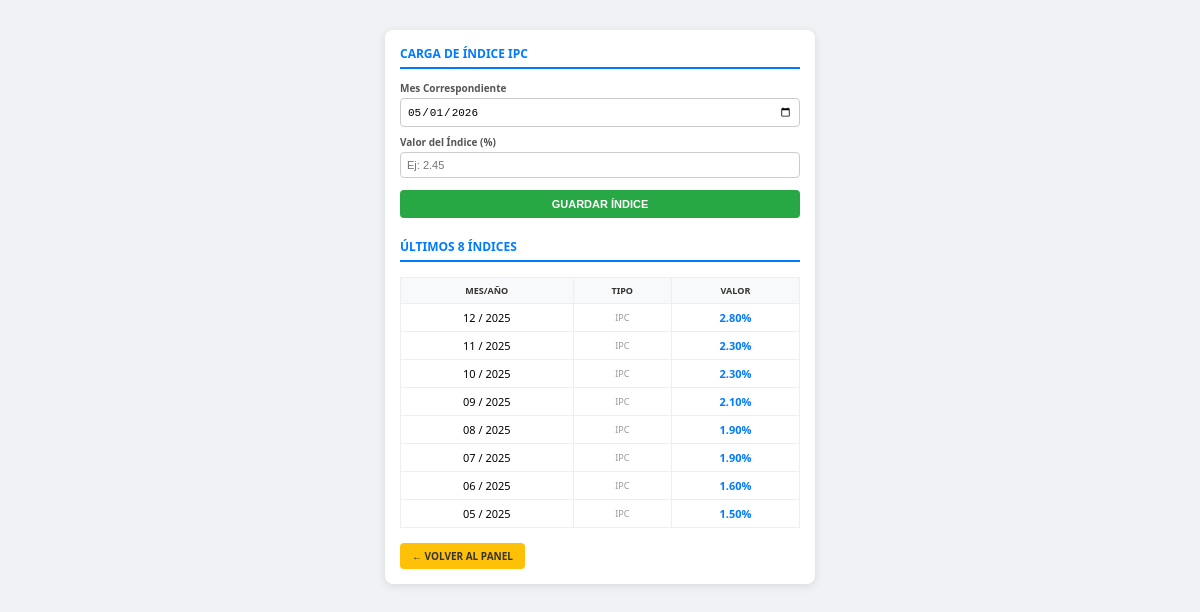
The page /abm_indices.php (signed in) on the database as committed earlier.
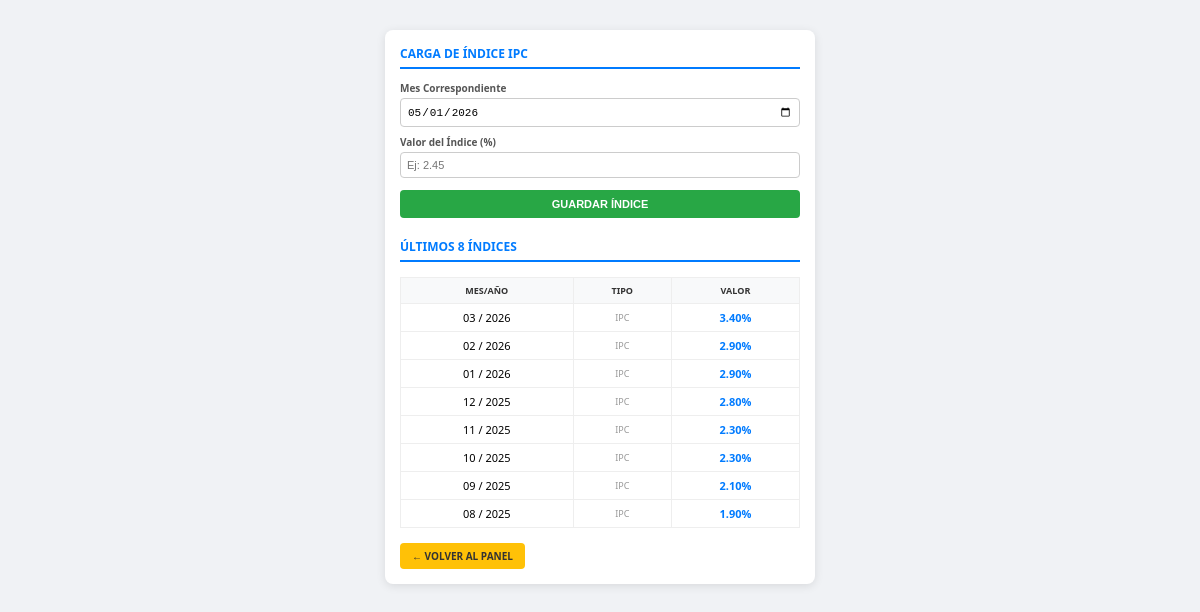
The same page on the database as committed later.
### tables this page shows
CREATE TABLE `indices` (
  `id` int(11) NOT NULL AUTO_INCREMENT,
  `fecha` date NOT NULL,
  `valor` decimal(10,4) NOT NULL,
  `tipo` varchar(20) NOT NULL,
  `fecha_registro` timestamp NOT NULL DEFAULT current_timestamp(),
  `acceso_creador_id` int(11) NOT NULL DEFAULT 0 COMMENT '0=principal',
  PRIMARY KEY (`id`),
  UNIQUE KEY `fecha` (`fecha`,`tipo`)
);

### helpers_tenant_inmobiliaria.php (called while the page is built, shortened)
<?php
if (!function_exists('tenant_inmob_usuario_es_cuenta_ambito_sofia')) {
    function tenant_inmob_usuario_es_cuenta_ambito_sofia(string $usuario_acceso): bool
    {
        $u = trim($usuario_acceso);
        return strcasecmp($u, 'sofia') === 0 || strcasecmp($u, 'sofiacel') === 0;
    }
}
if (!function_exists('tenant_inmob_es_sofia')) {
    function tenant_inmob_es_sofia(): bool
    {
        if (isset($_SESSION['tenant_es_sofia'])) {
            return (int) $_SESSION['tenant_es_sofia'] === 1;
        }
        $u = trim((string) ($_SESSION['acceso_usuario'] ?? ''));
        return tenant_inmob_usuario_es_cuenta_ambito_sofia($u);
    }
    function tenant_inmob_id_acceso_sofia_bd($conexion): int
    {
        static $id = null;
        $r = mysqli_query($conexion, "SELECT id FROM accesos WHERE LOWER(TRIM(usuario)) = 'sofia' LIMIT 1");
        if ($r && $row = mysqli_fetch_assoc($r)) {
            $id = (int) $row['id'];
        } else {
            $id = 0;
        }
        return $id;
    }
    function tenant_inmob_id_acceso_sofia_efectivo($conexion): int
    {
        $sid = tenant_inmob_id_acceso_sofia_bd($conexion);
        return $sid > 0 ? $sid : 0;
    }
    function tenant_inmob_indices_acceso_creador_valor($conexion): int
    {
        if (!tenant_inmob_es_sofia()) {
            return 0;
        }
        return tenant_inmob_id_acceso_sofia_efectivo($conexion);
    }
}

### abm_indices.php (the view, shortened to what this page needs)
<?php
include 'verificar_sesion.php';
require_once __DIR__ . '/helpers_tenant_inmobiliaria.php';
$idx_acceso = tenant_inmob_indices_acceso_creador_valor($conexion);
$res = mysqli_query($conexion, "SELECT * FROM indices WHERE acceso_creador_id = $idx_acceso ORDER BY fecha DESC LIMIT 8");
?>
<!DOCTYPE html>
<html lang="es">
<head>
</head>
<body>
<div class="caja">
    <h3>Carga de Índice IPC</h3>
    <form method="POST" class="form-nav-enter" autocomplete="off">
        <label>Mes Correspondiente</label>
        <input type="date" name="fecha" required value="<?= date('Y-m-01') ?>">
        <label>Valor del Índice (%)</label>
        <input type="number" step="0.0001" name="valor" placeholder="Ej: 2.45" required>
        <button type="submit" name="guardar_indice" class="btn-guardar">Guardar Índice</button>
    </form>
    <h3 style="margin-top: 20px;">Últimos 8 Índices</h3>
    <table>
        <thead>
            <tr>
                <th>Mes/Año</th>
                <th>Tipo</th>
                <th>Valor</th>
            </tr>
        </thead>
        <tbody>
            <?php if(mysqli_num_rows($res) > 0): ?>
                <?php while($row = mysqli_fetch_assoc($res)): ?>
                <tr>
                    <td><?= date('m / Y', strtotime($row['fecha'])) ?></td>
                    <td style="color: #999; font-size: 9px;"><?= $row['tipo'] ?></td>
                    <td class="valor-negrita"><?= number_format($row['valor'], 2) ?>%</td>
                </tr>
                <?php endwhile; ?>
            <?php else: ?>
                <tr><td colspan="3" style="color: #ccc; padding: 20px;">No hay datos cargados</td></tr>
            <?php endif; ?>
        </tbody>
    </table>
    <a href="index.php" class="volver">← VOLVER AL PANEL</a>
</div>
</body>
</html>

Rows that differ between the two databases and show on the page:
no longer on this page (row edited): indices: fecha "07 / 2025", tipo "IPC", valor "1.90"
no longer on this page (row edited): indices: fecha "06 / 2025", tipo "IPC", valor "1.60"
no longer on this page (row edited): indices: fecha "05 / 2025", tipo "IPC", valor "1.50"
added indices: fecha "03 / 2026", tipo "IPC", valor "3.40"
added indices: fecha "02 / 2026", tipo "IPC", valor "2.90"
added indices: fecha "01 / 2026", tipo "IPC", valor "2.90"
